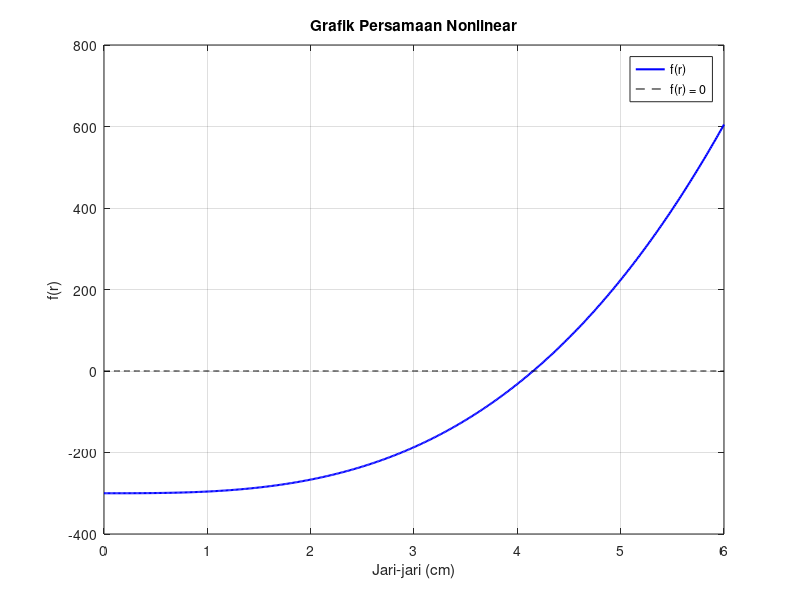

This chart was generated by the following MATLAB code:

clc;
clear;
close all;

% ==========================================
% KASUS 3: PERSAMAAN NONLINEAR
% Metode Biseksi
% Program GNU Octave
% ==========================================

% 1. Menentukan volume bola
Vbola = 300;

% Persamaan nonlinear:
% (4/3)*pi*r^3 - 300 = 0

f = @(r) (4/3) * pi * r.^3 - Vbola;

% 2. Membuat grafik untuk memperkirakan akar
r_grafik = linspace(0, 6, 500);

figure;

plot(r_grafik, f(r_grafik), 'b-', 'LineWidth', 1.5);

hold on;

plot(r_grafik, zeros(size(r_grafik)), 'k--');

grid on;

xlabel('Jari-jari (cm)');
ylabel('f(r)');

title('Grafik Persamaan Nonlinear');

legend('f(r)', 'f(r) = 0', 'location', 'best');

hold off;

% 3. Menentukan interval awal berdasarkan grafik
a = 4;
b = 5;

% Menentukan toleransi dan iterasi maksimum
toleransi = 0.0001;
maks_iterasi = 100;

% Memeriksa apakah interval mengurung akar
if f(a) * f(b) >= 0

    error('Interval awal tidak memenuhi syarat metode biseksi.');

end

% 4. Melakukan iterasi metode biseksi
fprintf('\nHASIL KASUS 3 - METODE BISEKSI\n');

fprintf('Iterasi       a             b             c          |f(c)|\n');

for iterasi = 1:maks_iterasi

    % Menghitung titik tengah interval
    c = (a + b) / 2;

    % Menghitung nilai fungsi pada titik tengah
    fc = f(c);

    fprintf('%3d      %.8f    %.8f    %.8f    %.8f\n', ...
        iterasi, a, b, c, abs(fc));

    % Memeriksa kriteria berhenti
    if abs(fc) < toleransi || (b - a) / 2 < toleransi

        break;

    end

    % Memperbarui interval yang mengurung akar
    if f(a) * fc < 0

        b = c;

    else

        a = c;

    end

end

% 5. Menghitung hasil akhir
r = c;

% Tinggi tabung sama dengan diameter bola
tinggi_tabung = 2 * r;

% Menghitung volume tabung
Vtabung = pi * r^2 * tinggi_tabung;

% Menghitung volume tabung di luar bola
Vluar = Vtabung - Vbola;

% 6. Menampilkan hasil
fprintf('\nHASIL AKHIR\n');

fprintf('Jari-jari bola dan tabung = %.8f cm\n', r);

fprintf('Tinggi tabung = %.8f cm\n', tinggi_tabung);

fprintf('Volume bola = %.8f cm^3\n', Vbola);

fprintf('Volume tabung = %.8f cm^3\n', Vtabung);

fprintf('Volume tabung di luar bola = %.8f cm^3\n', Vluar);

fprintf('Pemeriksaan f(r) = %.10f\n', f(r));
